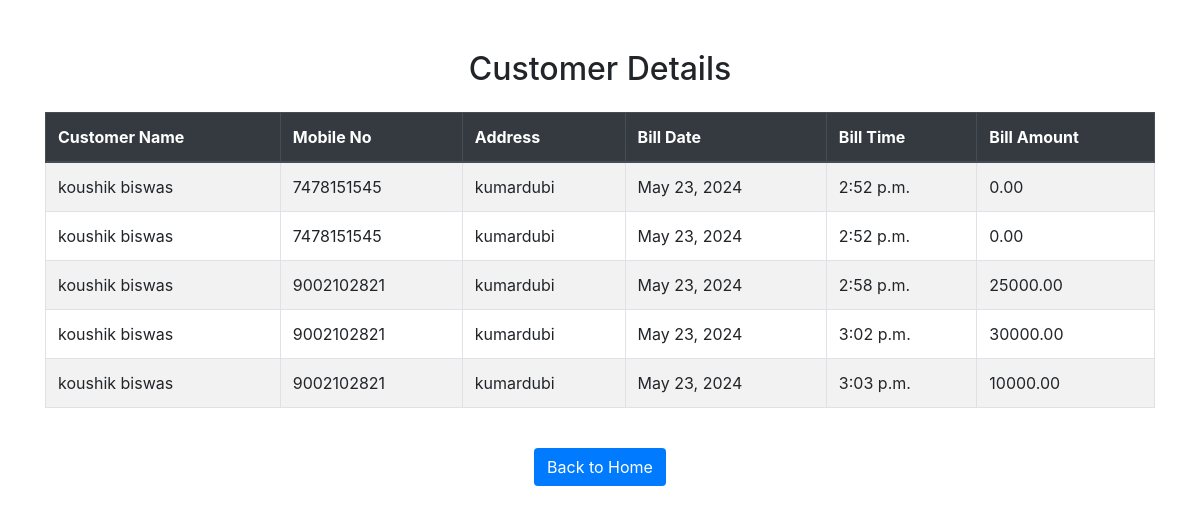
The app's page /customer-details/9547469982/ with its own data.
### billApp/models.py (models this page shows)
class BillDetails(models.Model):
    user = models.ForeignKey(UserDetails, on_delete=models.CASCADE)
    bill_number = models.CharField(max_length=6)
    bill_date = models.DateField()
    bill_time = models.TimeField()
    customer_name = models.CharField(max_length=100)
    customer_mobile_no = models.CharField(max_length=15)
    customer_address = models.CharField(max_length=200)
    bill_amount = models.DecimalField(max_digits=10, decimal_places=2)

### billApp/views.py (the view)
# urls.py: path('customer-details/<str:mob_no>/', views.customer_details_view, name='customer_details'),
def customer_details_view(request, mob_no):
    user = get_object_or_404(UserDetails, mob_no=mob_no)
    customer_details_list = BillDetails.objects.filter(user=user)[:10]
    paginator = Paginator(customer_details_list, 5)  # 10 customers per page
    page_number = request.GET.get('page')
    page_obj = paginator.get_page(page_number)
    context = {
        'customer_details': page_obj,
        'is_paginated': paginator.num_pages > 1,
        'page_obj': page_obj,
        'mob_no': mob_no,
    }
    return render(request, 'bapp/customer_details.html', context)

### templates/bapp/customer_details.html (shortened to what this page needs)
{% load static %}
<!DOCTYPE html>
<html lang="en">
<head>
    <link rel="stylesheet" href="https://stackpath.bootstrapcdn.com/bootstrap/4.5.2/css/bootstrap.min.css">
</head>
<body>
    <div class="container">
        <h2 class="text-center mb-4">Customer Details</h2>
        {% if customer_details %}
        <div class="table-responsive">
            <table class="table table-striped table-bordered">
                <thead class="thead-dark">
                    <tr>
                        <th>Customer Name</th>
                        <th>Mobile No</th>
                        <th>Address</th>
                        <th>Bill Date</th>
                        <th>Bill Time</th>
                        <th>Bill Amount</th>
                    </tr>
                </thead>
                <tbody>
                    {% for customer in customer_details %}
                    <tr>
                        <td>{{ customer.customer_name }}</td>
                        <td>{{ customer.customer_mobile_no }}</td>
                        <td>{{ customer.customer_address }}</td>
                        <td>{{ customer.bill_date }}</td>
                        <td>{{ customer.bill_time }}</td>
                        <td>{{ customer.bill_amount }}</td>
                    </tr>
                    {% endfor %}
                </tbody>
            </table>
        </div>
        {% else %}
        <div class="alert alert-warning" role="alert">
            No customer details found.
        </div>
        {% endif %}
        <div class="text-center mt-4">
            <a href="{% url 'process_email' %}" class="btn btn-custom">Back to Home</a>
        </div>
    </div>
</body>
</html>

### templates/bapp/customer_details.html (style rules this page uses)
.container { margin-top: 50px; }
.btn-custom { background-color: #007bff; color: #fff; }
.table th, .table td { animation: fadeInUp 0.5s ease-in-out; }

### records on screen
BillDetails: customer_name "koushik biswas", customer_mobile_no "7478151545", customer_address "kumardubi", bill_date "May 23, 2024", bill_time "2:52 p.m.", bill_amount "0.00"
BillDetails: customer_name "koushik biswas", customer_mobile_no "7478151545", customer_address "kumardubi", bill_date "May 23, 2024", bill_time "2:52 p.m.", bill_amount "0.00"
BillDetails: customer_name "koushik biswas", customer_mobile_no "9002102821", customer_address "kumardubi", bill_date "May 23, 2024", bill_time "2:58 p.m.", bill_amount "25000.00"
BillDetails: customer_name "koushik biswas", customer_mobile_no "9002102821", customer_address "kumardubi", bill_date "May 23, 2024", bill_time "3:02 p.m.", bill_amount "30000.00"
BillDetails: customer_name "koushik biswas", customer_mobile_no "9002102821", customer_address "kumardubi", bill_date "May 23, 2024", bill_time "3:03 p.m.", bill_amount "10000.00"
